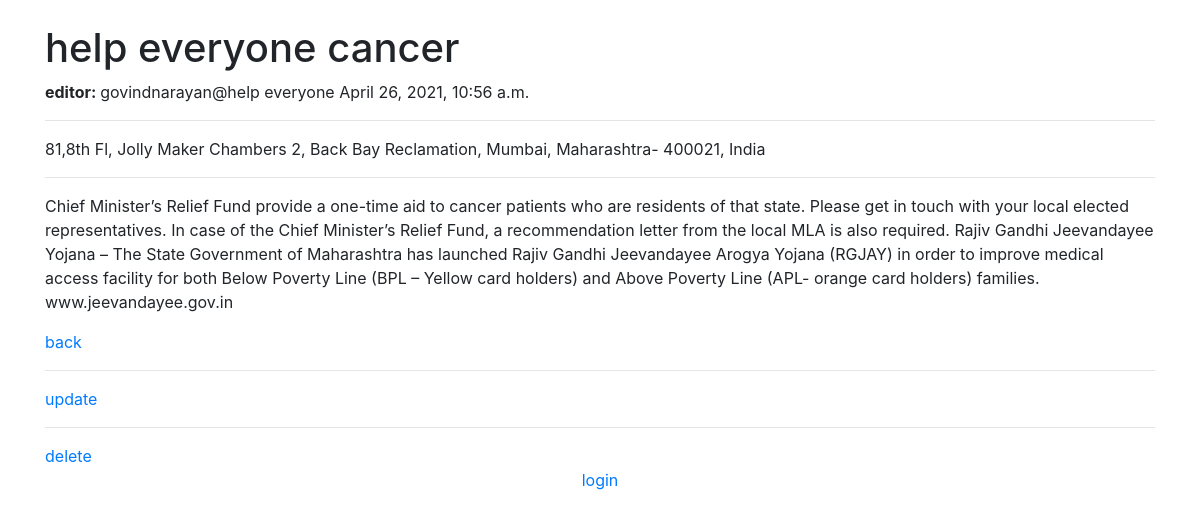
Screenshot of /newsFeed/1/ with the database file from the repository.
### awaremeapp/models.py (models this page shows, shortened)
class OrgFeed(models.Model):
    statesNunions=[('Andhra Pradesh','Andhra Pradesh'),('Arunachal Pradesh','Arunachal Pradesh'),
    ('Assam','Assam'),('Bihar','Bihar'),('Chhattisgarh','Chhattisgarh'),('Goa','Goa'),
    ('Gujarat','Gujarat'),('Haryana','Haryana'),('Himachal Pradesh','Himachal Pradesh'),
    ('Jharkhand','Jharkhand'),('Karnataka','Karnataka'),('Kerala','Kerala'),
    ('Madhya Pradesh','Madhya Pradesh'),('Maharashtra','Maharashtra'),('Manipur','Manipur'),
    ('Meghalaya','Meghalaya'),('Mizoram','Mizoram'),('Nagaland','Nagaland'),('Odisha','Odisha'),
    ('Punjab','Punjab'),('Rajasthan','Rajasthan'),('Sikkim','Sikkim'),('Tamil Nadu','Tamil Nadu'),
    ('Telangana','Telangana'),('Tripura','Tripura'),('Uttar Pradesh','Uttar Pradesh'),
    ('Uttarakhand','Uttarakhand'),('West Bengal','West Bengal'),('Andaman Nicobar Islands','Andaman Nicobar Islands'),
    ('Chandigarh','Chandigarh'),('Dadra Nagar Haveli and Daman Diu','Dadra Nagar Haveli and Daman Diu'),
    ('Delhi','Delhi'),('Jammu and Kashmir','Jammu and Kashmir'),('Lakshadweep','Lakshadweep'),
    ('Puducherry','Puducherry'),('Ladakh','Ladakh')]
    title=models.CharField(blank=True,null=True,max_length=250)
    brief=models.TextField(blank=True,null=True)
    author=models.CharField(blank=True,null=True,max_length=250)
    locations=models.CharField(choices=statesNunions,max_length=100)
    address=models.CharField(blank=True,null=True,max_length=500)
    start_datetime = models.DateTimeField(auto_now_add=True, null=True)

### awaremeapp/views.py (the view)
# urls.py: path('newsFeed/<str:pk>/',views.newsFeed,name="newsFeed"),
def newsFeed(request,pk):
    news=OrgFeed.objects.all()
    newspk=OrgFeed.objects.get(id=pk)
    context={'news':news,'newspk':newspk}
    return render(request,'awaremeapp/news_feed.html',context)

### templates/awaremeapp/news_feed.html
{% extends 'awaremeapp/base.html' %}
{% block content %}
<br>
<h1>{{newspk.title}}</h1>
<p><b>editor: </b>{{newspk.author}} {{newspk.start_datetime}}</p>
<hr>
<p>{{newspk.address}} </p>
<hr>
<p>{{newspk.brief}}</p>
<a href="{% url 'listFeed' %}">back</a>
<hr>
<a href="{% url 'updateFeed' newspk.id %}">update </a>
<hr>
<a href="{% url 'deleteFeed' newspk.id %}">delete </a>
{% endblock %}

### templates/awaremeapp/base.html (shortened to what this page needs)
{% load static %}
<!DOCTYPE html>
<html lang="en">
<head>
    <link rel="stylesheet" href="https://maxcdn.bootstrapcdn.com/bootstrap/4.0.0/css/bootstrap.min.css">
</head>
<body>
    <div class="container">
        {% block content %}
        {% endblock %}
    </div>
    <div class="container">
    <footer style= "text-align:center">
        {% if user.is_authenticated %}
        <a href="{% url 'logout' %}">logout</a>
        {% else %}
        <a href="{% url 'login' %}">login</a>
        {% endif %}
    </footer>
</div>
</body>
</html>

### rows the page displays
OrgFeed: title "help everyone cancer", author "govindnarayan@help everyone", start_datetime "April 26, 2021, 10:56 a.m.", address "81,8th Fl, Jolly Maker Chambers 2, Back Bay Reclamation, Mumbai, Maharashtra- 400021, India", brief "Chief Minister’s Relief Fund provide a one-time aid to cancer patients who are residents of that state. Please get in touch with your local elected representatives. In case of the Chief Minister’s Relief Fund, a recommendation letter from the local MLA is also required. Rajiv Gandhi Jeevandayee Yojana – The State Government of Maharashtra has launched Rajiv Gandhi Jeevandayee Arogya Yojana (RGJAY) in order to improve medical access facility for both Below Poverty Line (BPL – Yellow card holders) and Above Poverty Line (APL- orange card holders) families. www.jeevandayee.gov.in"
